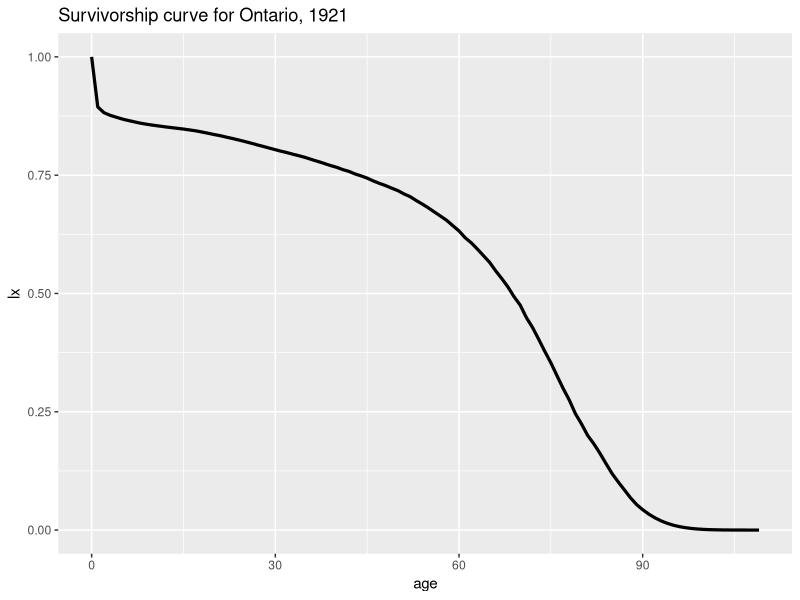
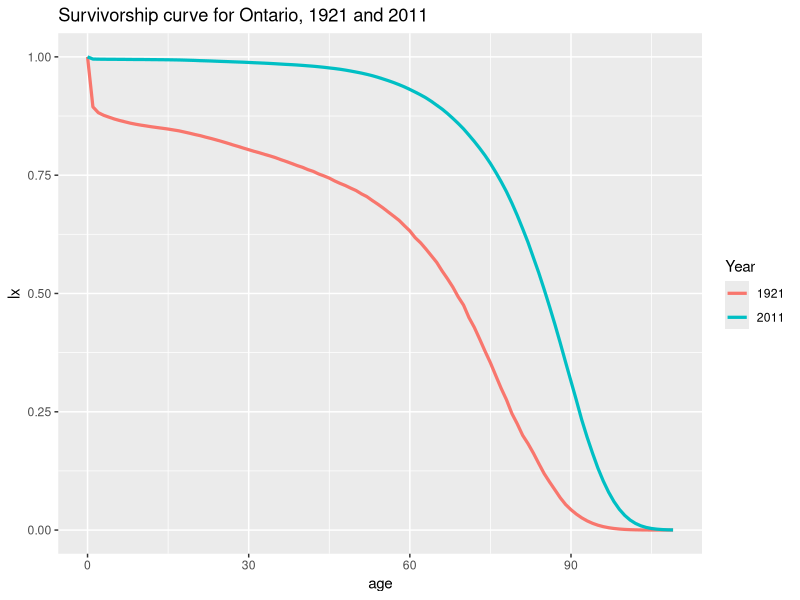
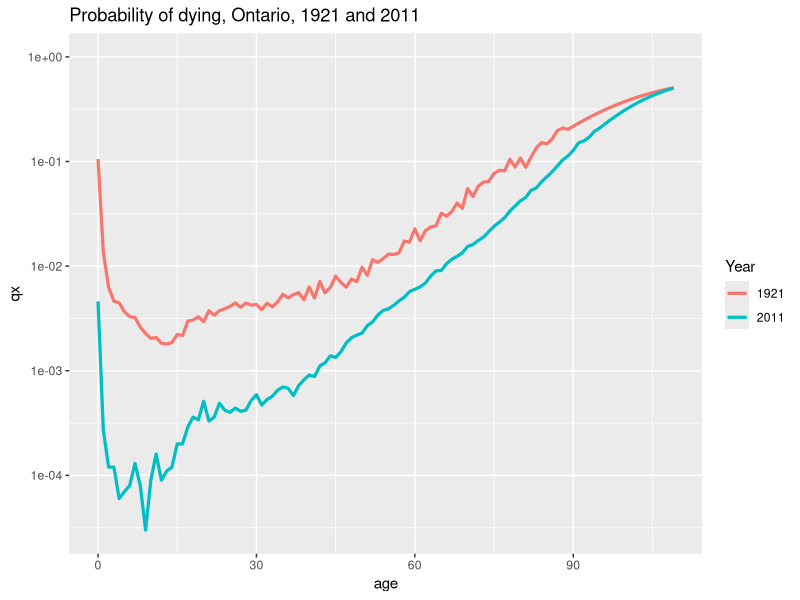
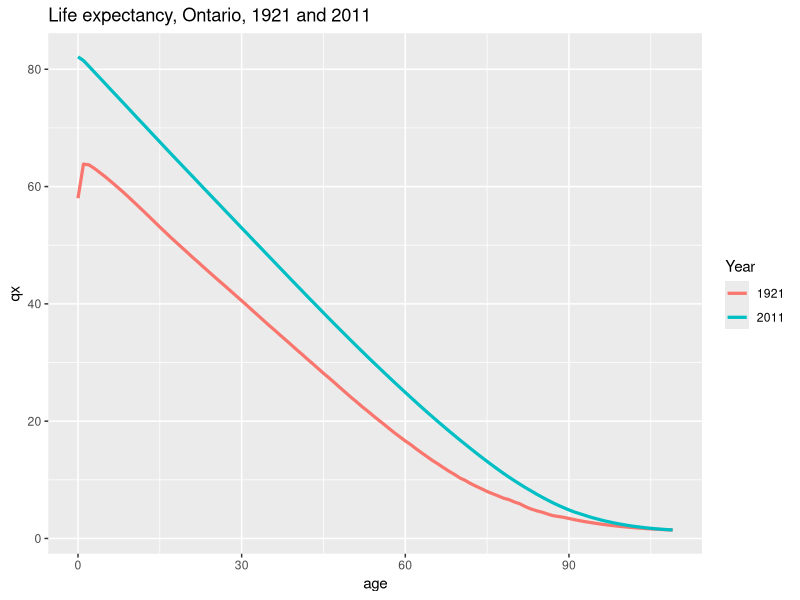
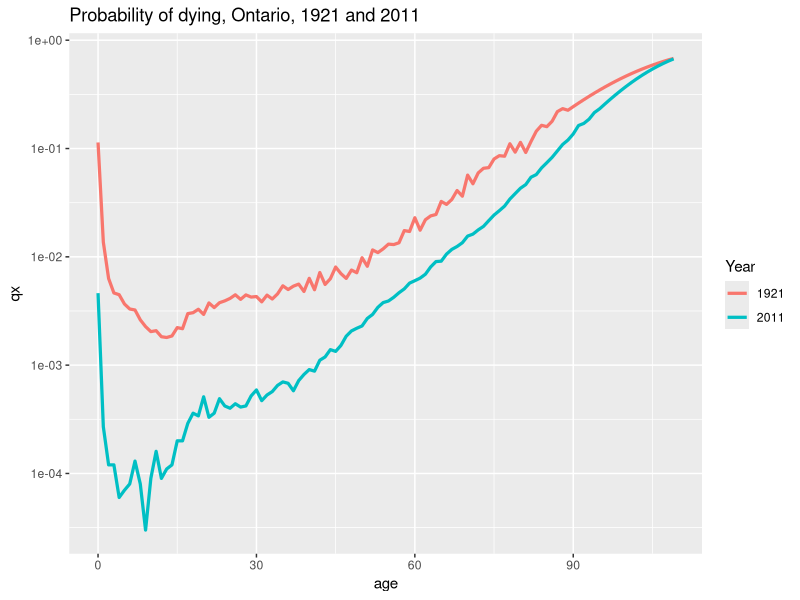
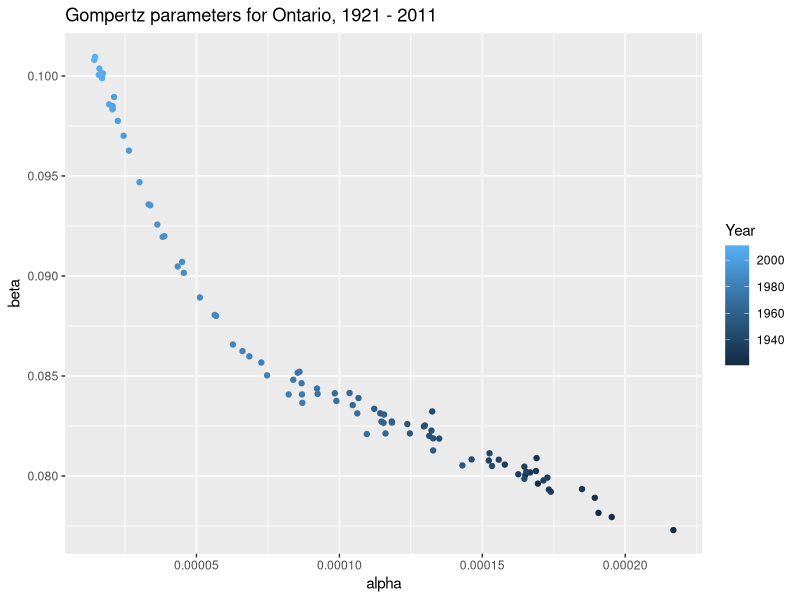
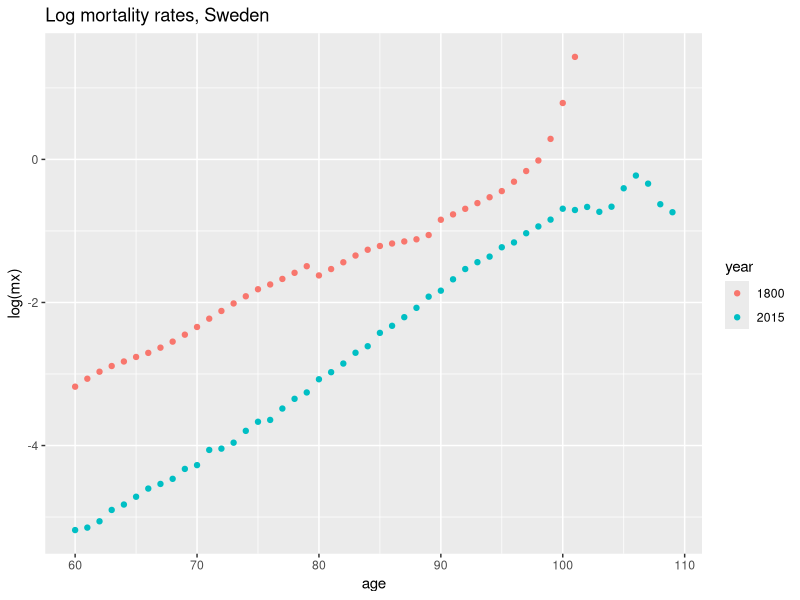
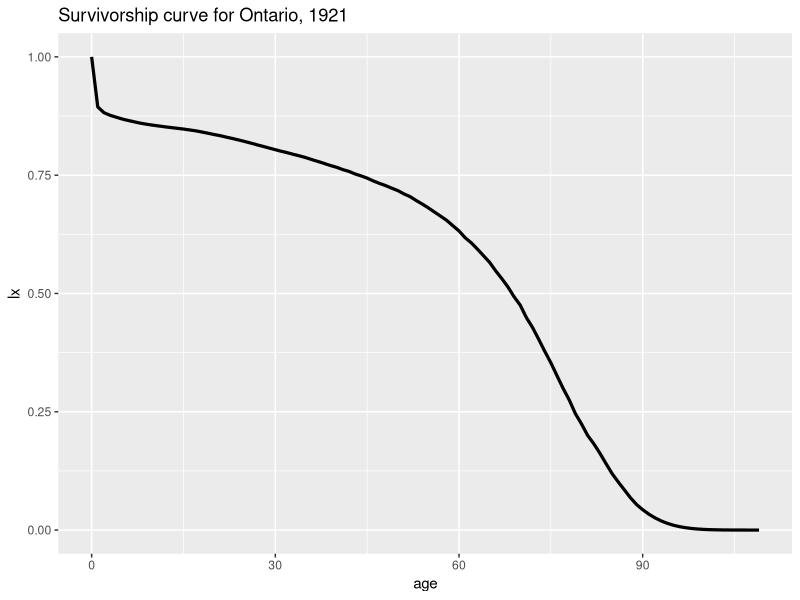

The R source for these figures, in order:
## ---- chunk 1
knitr::opts_chunk$set(echo = TRUE, message = FALSE, warning = FALSE)
## ---- chunk 2
library(tidyverse)
library(here)
## ---- chunk 3
dm <- read_table(here("data", "ON_bltper_1x1.txt"), skip = 2)
head(dm)
## ---- chunk 4
dm %>% 
  filter(Year==1921) %>% 
  select(Age, lx) %>% 
  ggplot(aes(as.numeric(Age), lx/100000)) + geom_line(lwd = 1.1) + 
  ylab("lx") + xlab("age") + 
  ggtitle("Survivorship curve for Ontario, 1921") 
ggsave(here("plots", "ON_lx_1921.pdf"))
## ---- chunk 5
dm %>% 
  filter(Year==1921|Year==2011) %>% 
  mutate(Year = factor(Year)) %>% 
  ggplot(aes(as.numeric(Age), lx/100000, color = Year)) + geom_line(lwd = 1.1) + 
  ylab("lx") + xlab("age") + 
  ggtitle("Survivorship curve for Ontario, 1921 and 2011") 
ggsave(here("plots", "ON_lx_1921_2011.pdf"))
## ---- chunk 6
dm %>% 
  filter(Year==1921|Year==2011) %>% 
  mutate(Year = factor(Year)) %>% 
  ggplot(aes(as.numeric(Age), qx, color = Year)) + geom_line(lwd = 1.1) + 
  ylab("qx") + xlab("age") + 
  ggtitle("Probability of dying, Ontario, 1921 and 2011") + 
  scale_y_log10()
ggsave(here("plots", "ON_qx_1921_2011.pdf"))
## ---- chunk 7
dm %>% 
  filter(Year==1921|Year==2011) %>% 
  mutate(Year = factor(Year)) %>% 
  ggplot(aes(as.numeric(Age), ex, color = Year)) + geom_line(lwd = 1.1) + 
  ylab("qx") + xlab("age") + 
  ggtitle("Life expectancy, Ontario, 1921 and 2011") 
ggsave(here("plots", "ON_ex_1921_2011.pdf"))
## ---- chunk 8
dm %>% 
  filter(Year==1921|Year==2011) %>% 
  mutate(Year = factor(Year)) %>% 
  ggplot(aes(as.numeric(Age), mx, color = Year)) + geom_line(lwd = 1.1) + 
  ylab("qx") + xlab("age") + 
  ggtitle("Probability of dying, Ontario, 1921 and 2011") + 
  scale_y_log10()
ggsave(here("plots", "ON_mx_1921_2011.pdf"))
## ---- chunk 9
dm %>% 
  mutate(age = as.numeric(Age)) %>% 
  filter(age>49) %>% 
  select(Year, age, mx) %>% 
  mutate(log_mx = log(mx)) %>% 
  group_by(Year) %>% 
  summarise(alpha = exp((lm(log_mx~age))$coefficients[1]), beta = (lm(log_mx~age))$coefficients[2]) %>% 
  ggplot(aes(alpha, beta, color = Year)) + geom_point() +
  ggtitle("Gompertz parameters for Ontario, 1921 - 2011")
ggsave(here("plots", "ON_gompertz.pdf"))
## ---- chunk 10
ds <- read_table(here("data", "SWE_Mx_1x1.txt"), skip = 2)
head(ds)
## ---- chunk 11
ds %>% 
  filter(Year==2015|Year==1800) %>% 
  mutate(age = as.numeric(Age), mx = as.numeric(Total), year = as.factor(Year)) %>% 
  filter(age>59) %>% 
  ggplot(aes(age, log(mx), color = year)) + geom_point() + 
  ggtitle("Log mortality rates, Sweden")
ggsave(here("plots", "SWE_log_mx.pdf"))
